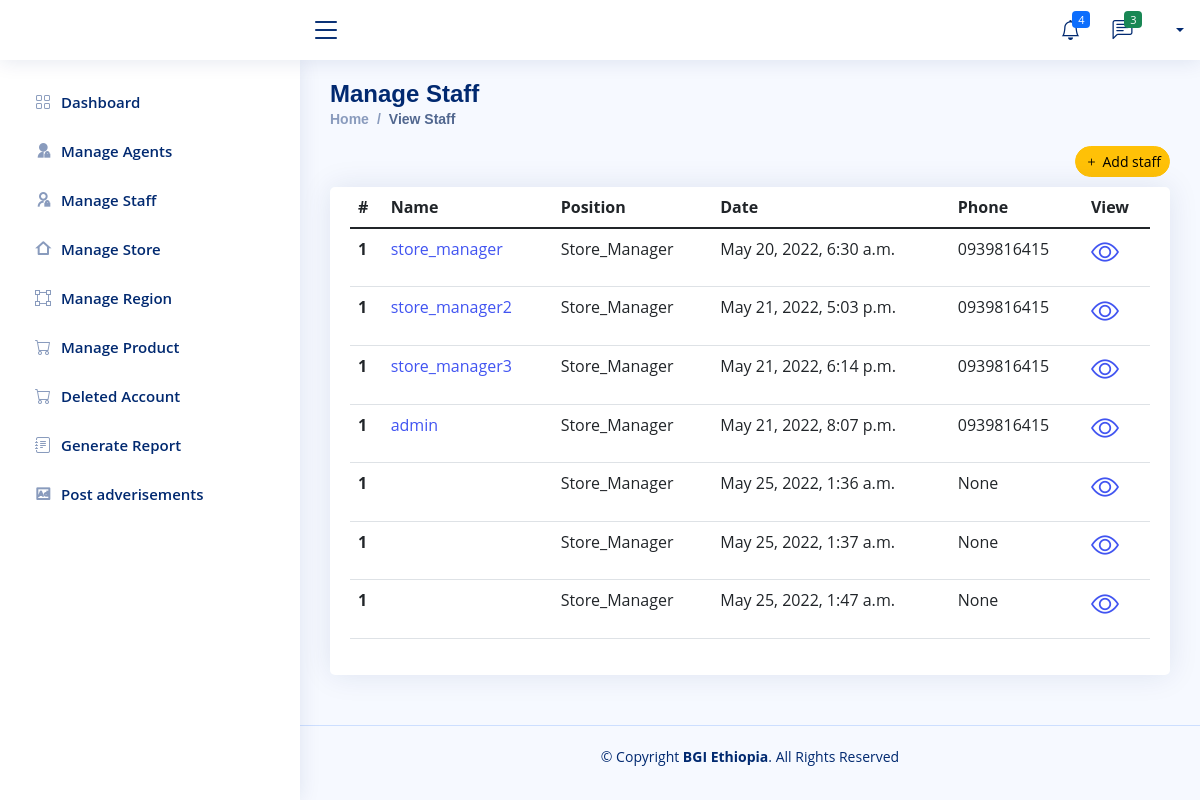
The page /BGI/view-staff/ on the database as committed earlier.
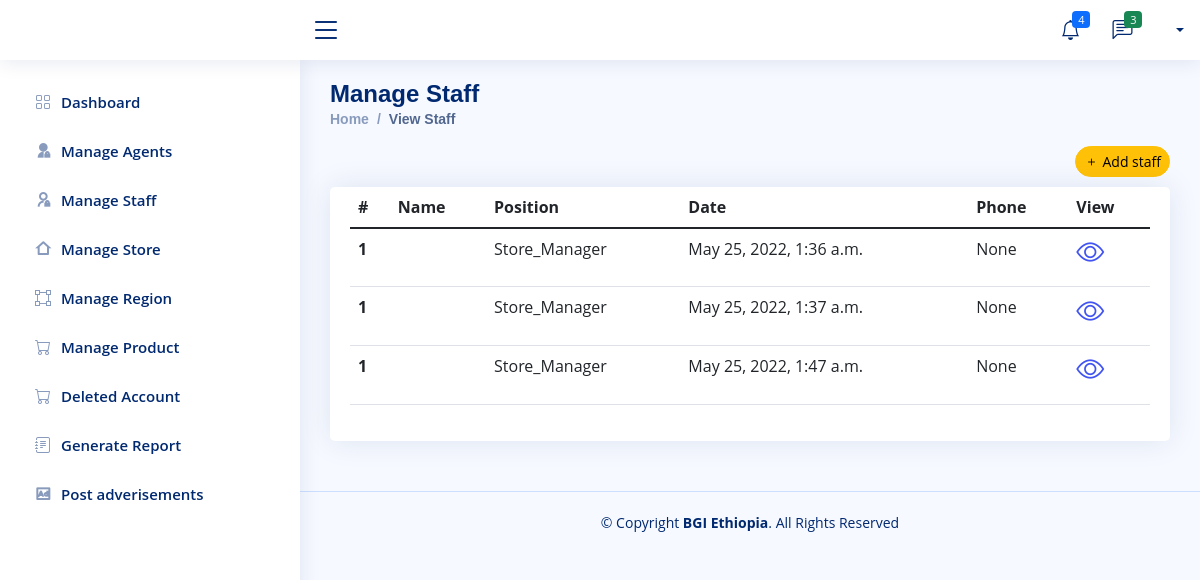
The same page on the database as committed later.
### Company/models.py (models this page shows, shortened)
class Company_Store_Manager(models.Model):
    user=models.ForeignKey(User,null=True, on_delete=models.CASCADE)
    Store=models.OneToOneField(Company_Store,null=True, on_delete=models.CASCADE)
    staff=models.CharField(default='Store_Manager',max_length=50)
    profile_pic=models.ImageField(null=True,blank=True, upload_to='Profile/')
    phone = models.CharField(max_length=200, null=True)
    salary = models.FloatField(null=True,blank=True)
    Adderes = models.CharField(max_length=200, null=True)
    about=models.TextField(null=True,blank=True,max_length=500)
    date_created = models.DateTimeField(auto_now_add=True, null=True)
    Telegram = models.CharField(max_length=200, null=True)
    facebook = models.CharField(max_length=200, null=True)
    instagrm = models.CharField(max_length=200, null=True)

### Company/views.py (the view)
# urls.py: path('view-staff/',views.view_staff,name='view-staff'),
def view_staff(request):
    staff_finance_manager = Finance_Manager.objects.all()
    staff_company_store_manager = Company_Store_Manager.objects.all()
    context = {
       'staff_finance_manager' :staff_finance_manager,
       'staff_company_store_manager':staff_company_store_manager,
    }
    return render(request,'Company/staffs/staff-view.html',context)

### Templates/Company/staffs/staff-view.html (shortened to what this page needs)
{% extends 'Company/company-base.html'%}
{% block content%}
<main id="main" class="main">
  <div class="pagetitle">
    <h1>Manage Staff</h1>
    <nav>
      <ol class="breadcrumb">
        <li class="breadcrumb-item"><a href="{% url 'admin-dashbord'%}">Home</a></li>
        <li class="breadcrumb-item active">View Staff</li>
      </ol>
      <div class="text-end">
        <a href="{% url 'add-staff' %}" class="item-end">
          <button type="button" class="btn btn-sm rounded-pill btn-warning"><i class="bi bi-plus me-1"></i>Add
            staff</button>
        </a>
      </div>
    </nav>
  </div>
  <section class="section">
    <div class="row">
      <div class="col-lg-12">
        <div class="card">
          <div class="card-body">
            <table class="table datatable">
              <thead>
                <tr>
                  <th scope="col">#</th>
                  <th scope="col">Name</th>
                  <th scope="col">Position</th>
                  <th scope="col">Date</th>
                  <th scope="col">Phone</th>
                  <th scope="col">View</th>
                </tr>
              </thead>
              <tbody>
                {% for staff in staff_company_store_manager %}
                <tr>
                  <th scope="row">1</th>
                  <td><a href="{% url 'staff-detail' staff.id staff.staff %}">{{staff.user.username}}</a></td>
                  <td>{{staff.staff}}</td>
                  <td>{{staff.date_created }}</td>
                  <td>{{staff.phone}}</td>
                  <td><a href="{% url 'staff-detail' staff.id staff.staff %}">
                      <h3><i class="bi bi-eye"></i></h3>
                    </a>
                  </td>
                </tr>
                {% endfor %}
              </tbody>
            </table>
          </div>
        </div>
      </div>
    </div>
  </section>
</main>
{% endblock %}

Rows that differ between the two databases and show on the page:
removed Company_Store_Manager: user.username "store_manager", staff "Store_Manager", date_created "May 20, 2022, 6:30 a.m.", phone "0939816415"
removed Company_Store_Manager: user.username "store_manager2", staff "Store_Manager", date_created "May 21, 2022, 5:03 p.m.", phone "0939816415"
removed Company_Store_Manager: user.username "store_manager3", staff "Store_Manager", date_created "May 21, 2022, 6:14 p.m.", phone "0939816415"
removed Company_Store_Manager: user.username "admin", staff "Store_Manager", date_created "May 21, 2022, 8:07 p.m.", phone "0939816415"
